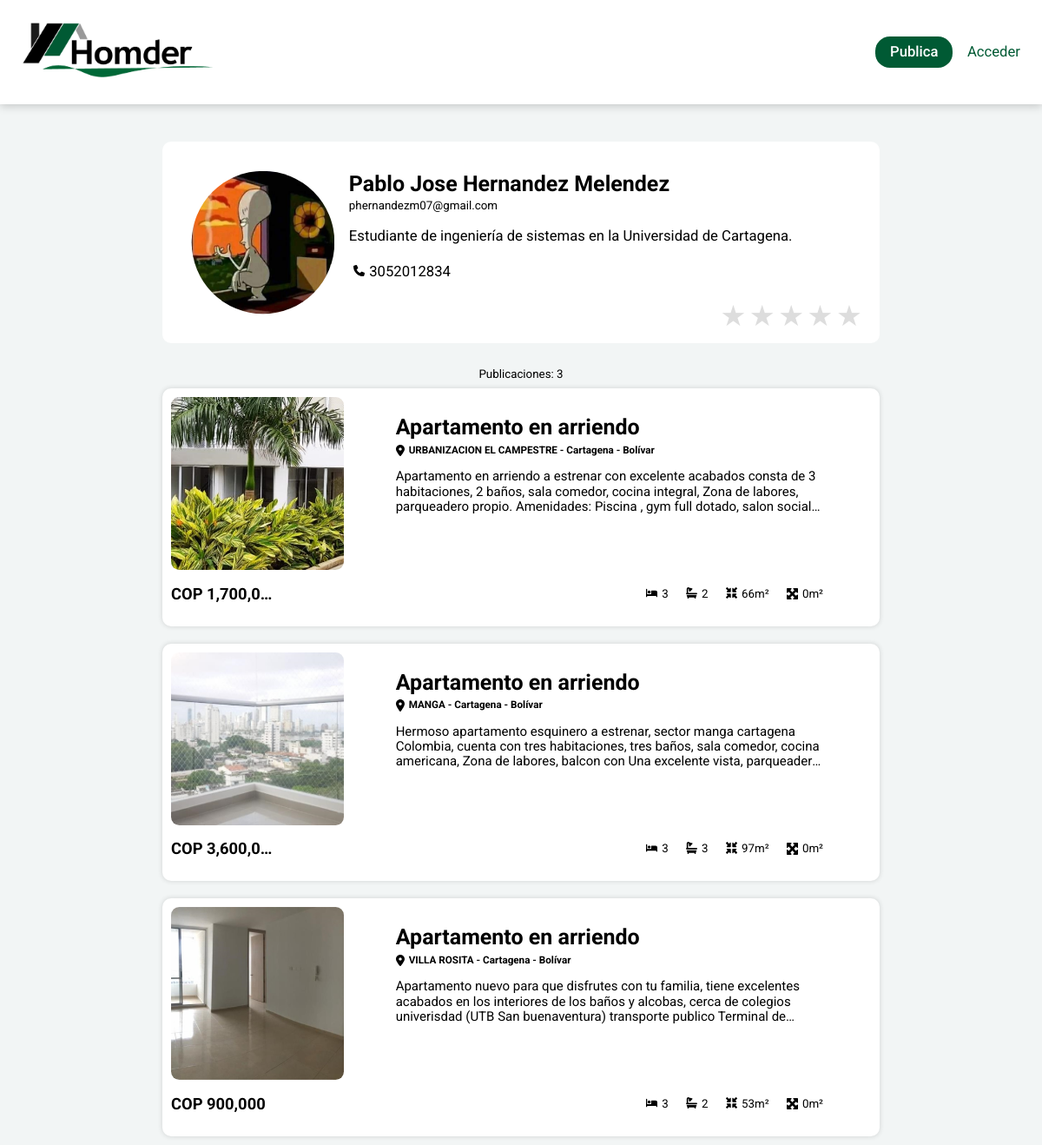
The page /profile.php?id=1 on the database its author committed.
### tables this page shows
CREATE TABLE `users` (
  `id` int(11) NOT NULL,
  `name` varchar(100) NOT NULL,
  `email` varchar(100) NOT NULL,
  `password` varchar(100) NOT NULL,
  `description` varchar(255) DEFAULT NULL,
  `phone` varchar(15) DEFAULT NULL,
  `profile-pic` varchar(255) DEFAULT 'default-user.svg'
);

CREATE TABLE `posts` (
  `id` int(11) NOT NULL,
  `title` varchar(100) NOT NULL,
  `description` varchar(500) NOT NULL,
  `location` varchar(120) DEFAULT NULL,
  `price` varchar(20) NOT NULL,
  `rooms` int(11) DEFAULT NULL,
  `bathrooms` int(11) DEFAULT NULL,
  `innerArea` decimal(10,0) DEFAULT NULL,
  `outerArea` decimal(10,0) DEFAULT NULL,
  `userID` int(11) DEFAULT NULL
);

CREATE TABLE `post_images` (
  `id` int(11) NOT NULL,
  `file_name` varchar(255) NOT NULL,
  `uploaded_on` datetime NOT NULL,
  `status` enum('0','1') DEFAULT '1',
  `post_id` int(11) DEFAULT NULL
);

### scripts/php/partials/header-config_1.php (called while the page is built, shortened)
<?php
    $postLink="";
    $inSession=false;
?>

### profile.php (the view, shortened to what this page needs)
<!DOCTYPE html>
<?php
include 'scripts/php/partials/header-config_1.php';
$userID=$_GET['id'];
$users=$connect->query("SELECT * FROM users WHERE id=$userID");
$user=$users->fetch_assoc();
$userID=$user['id'];
$thisProfilePicture=$user['profile-pic'];
$thisProfilePictureFolder="uploads/";
?>
<html lang="es">
<head>
    <link rel="stylesheet" href="styles/css/03_pages/profile.css">
</head>
<body>
    <?php include "scripts/php/partials/header.php";?>
    <main>
        <div class="content">
            <section class="userinfo">
                <img class="userinfo__picture" src="<?php echo "http://localhost/homder/".$thisProfilePictureFolder.$thisProfilePicture?>" alt="Foto de perfil de <?php echo $user['name']?>">
                <div class="userinfo__content">
                    <div class="userinfo__data">
                        <h2 class="userinfo__name"><?php echo $user['name']?></h2>
                        <span class="userinfo__email"><?php echo $user['email']?></span>
                        <?php
                        if(isset($user['description'])){
                        ?>  <p class="userinfo__description"><?php echo $user['description']?></p>
                        <?php
                        }
                        ?>
                    </div>
                    <div class="userinfo__more">
                        <div class="userinfo__contact">
                            <?php
                            if(isset($user['phone'])){
                                echo '<div class="phone feature">'.$user['phone'].'</div>';
                            }
                            ?>
                        </div>
                        <div class="rating-container">
                            <div class="rating">
                                <label for="star5" title="rating">5 Star</label>
                                <label for="star4" title="rating">4 Star</label>
                                <label for="star3" title="rating">3 Star</label>
                                <label for="star2" title="rating">2 Star</label>
                                <label for="star1" title="rating">1 Star</label>
                            </div>
                        </div>
                    </div>
                </div>
            </section>
            <?php
                $posts=$connect->query("SELECT *, p.id as pid, u.id as uid, p.description FROM posts as p INNER JOIN users as u WHERE u.id=$userID ORDER BY Pid DESC");
            ?>
            <div class="controls">
                <span><small>Publicaciones: <?php echo $posts->num_rows?></small></span>
            </div>
            <section class="cards">
                <?php
                if($posts->num_rows>0){
                    while($post=$posts->fetch_assoc()){
                        ?>
                        <div onclick="window.location='http://localhost/homder/post.php?id=<?php echo $post['pid']?>';" class="card">
                            <div class="card__info card__info--large-padding">
                                <div class="card__content">
                                    <?php
                                    $preview="http://localhost/Homder/img/default-photo.svg";
                                    $postID=$post['pid'];
                                    $images=$connect->query("SELECT * FROM post_images WHERE post_id='$postID' LIMIT 1");
                                    if($images){
                                        while($img=$images->fetch_assoc()){
                                            $previewFile=$img['file_name'];
                                            if(file_exists("uploads/".$previewFile)){
                                                $preview="http://localhost/Homder/uploads/".$previewFile;
                                            }
                                        }
                                    }
                                    ?>
                                    <img alt="Foto" class="card__preview" src="<?php echo $preview?>" loading="lazy">
                                    <div class="card__text">
                                        <h2 class="card__title"><?php echo $post['title']?></h2>
                                        <div class="location"><?php echo $post['location']?></div>
                                        <div class="card__description"><?php echo $post['description']?></div>
                                    </div>
                                </div>
                                <div class="card__properties">
                                    <h3 class="card__price" title="<?php echo $post['price']?>"><?php echo $post['price']?></h3>
                                    <div class="card__features">
                                        <div class="rooms feature">
                                            <?php echo $post['rooms']?>
                                        </div>
                                        <div class="bathrooms feature">
                                            <?php echo $post['bathrooms']?>
                                        </div>
                                        <div class="area-inside feature">
                                            <?php echo $post['innerArea']."m²"?>
                                        </div>
                                        <div class="area-outside feature">
                                            <?php echo $post['outerArea']."m²"?>
                                        </div>
                                    </div>
                                </div>
                            </div>
                        </div>
                        <?php
                    }
                }
                ?>
            </section>
        </div>
    </main>
</body>
</html>

### scripts/php/partials/header.php (shortened to what this page needs)
<header class="header">
    <a href="http://localhost/homder/" class="header__logo">
        <img alt="Homder Logo" class="logo">
    </a>
    <div class="header__options">
        <div class="header__principal">
            <a <?php echo $postLink?> id="make-a-post" class="header__button button button--green">Publica</a>
            <?php if(!$inSession){?>
                <div class="header__profile header__profile--session-off">
                    <a class="link" id="access-ref">Acceder</a>
                </div>
            <?php }?>
        </div>
    </div>
</header>

### styles/css/03_pages/profile.css (style rules this page uses)
.userinfo { display: grid; grid-template-columns: 1fr 3fr; width: 100%; background: white; margin: 1rem 0; padding: 1rem; align-items: center; border-radius: 10px; position: relative; }
.userinfo__picture { width: 100%; aspect-ratio: 1/1; padding: 1rem; border-radius: 50%; }
.userinfo__content { height: 100%; display: flex; flex-direction: column; justify-content: center; padding-bottom: 2rem; padding-right: 2rem; }
.userinfo__name { margin: 0; }
.userinfo__email { font-size: 0.8rem; }
.rating-container { display: flex; align-items: center; justify-content: right; position: absolute; bottom: 1rem; right: 1rem; }

### styles/css/index.css (style rules this page uses)
* { box-sizing: border-box; }
html { min-height: 100vh; font-size: calc(12px + 0.390625vw); }
body { display: flex; flex-direction: column; min-height: 100vh; background-color: #F2F5F5; }
main { display: flex; flex-direction: column; align-items: center; padding: 10px; }

### styles/css/02_organisms/content.css (style rules this page uses)
.content { min-width: 350px; display: flex; justify-content: center; align-items: center; margin: 0 auto; flex-direction: column; gap: .5rem; }
@media screen and (min-width:380px) { .content { min-width: 70%; max-width: 70%; } }

### styles/css/02_organisms/cards.css (style rules this page uses)
.cards { display: flex; flex-direction: column; gap:15px; margin: 0 auto; }
@media screen and (min-width:700px) { .cards { gap: 20px; } }

### styles/css/01_molecules/indicatory.css (style rules this page uses)
.feature { display: flex; margin:5px 5px; }
.feature::before { aspect-ratio: 1/1; height: .8rem; left: 0; margin-right: 5px; }
.location { display: flex; flex-wrap: nowrap; font-size: .7rem; font-weight: bold; gap: 5px; margin: 5px 0 0 0; }
.location::before { aspect-ratio: 1/1; content: url("http://localhost/homder/img/icons/location-dot-solid.svg"); height: .6rem; }
.rooms::before { content: url("http://localhost/homder/img/icons/bed-solid.svg"); }
.bathrooms::before { content: url("http://localhost/homder/img/icons/bath-solid.svg"); }
.area-inside::before { content: url("http://localhost/homder/img/icons/minimize-solid.svg"); }
.area-outside::before { content: url("http://localhost/homder/img/icons/maximize-solid.svg"); }
.phone::before { content: url("http://localhost/homder/img/icons/phone-solid.svg"); }

### styles/css/01_molecules/rating.css (style rules this page uses)
.rating:not(:checked) > label:before { content: "★ "; }
.rating:not(:checked) > label { float: right; overflow: hidden; white-space: nowrap; font-size: 2rem; width: 2rem; aspect-ratio: 1/1; color: #DDD; cursor: pointer; }

### styles/css/colors.css (style rules this page uses)
:root { --clr-dark:#333; --clr-green-darker:#004629; --clr-green:#005A34; }

### styles/css/00_atoms/button-input.css (style rules this page uses)
.button { border-radius: 1rem; border: none; color: white; cursor: pointer; font-weight: 500; min-height: 1.8rem; outline-color: var(--clr-green); outline-offset: .25rem; padding: 0 1rem; }
.button--green { background-color: var(--clr-green); }
@media screen and (min-width:700px) { .button { height: 2.1rem; } }

### styles/css/02_organisms/header.css (style rules this page uses)
.header { align-items: center; box-shadow: 0 2px 10px rgba(0, 0, 0, .2); display: inline-flex; gap: 20px; height: 120px; justify-content: space-between; padding: 1.5rem; width: 100%; background-color: #FFF; margin-bottom: 1rem; position: relative; }

### styles/css/02_organisms/card.css (style rules this page uses)
.card { align-self: center; background-color:white; border-radius: 10px; box-shadow: 0 0 5px 1px rgba(0,0,0,.1); min-height: 200px; padding: 10px; position: relative; width: 100%; cursor: pointer; }
.card__info { display: flex; flex-direction: column; padding-right: 40px; }
.card__info--large-padding { padding-right: 50px; }
.card__content { display: grid; grid-template-columns: 1fr 2fr; gap: 10px; }
.card__preview { border-radius: 10q; aspect-ratio: 1/1; object-fit: cover; width: 80%; min-width: 16ch; max-height: 200px; }
.card__properties { align-items: center; display: flex; flex-direction: row; justify-content: space-between; }
.card__title { font-size: 1.1rem; margin-bottom: 0; }
.card__description { -webkit-box-orient: vertical; -webkit-line-clamp: 3; display: -webkit-inline-box; font-size: .8rem; margin: 15px 0; overflow: hidden; }
.card__price { font-size: 1.1rem; margin: 5px 0 0 0; width: max(120px, 30%); width: 120px; white-space: nowrap; overflow: hidden; text-overflow: ellipsis; }
.card__features { display: flex; flex-wrap: wrap; font-size: .8rem; gap: 10px; justify-content:space-around; width: max(150px, 30%); }
@media screen and (min-width:700px) { .card__title { font-size: 1.5rem; } }
@media screen and (min-width:700px) { .card__description { font-size: .9rem; } }
@media screen and (min-width:700px) { .card__price { margin: 1rem 0; } }
@media screen and (min-width:850px) { .card__properties { width: 100%; align-self: flex-end; } }
@media screen and (min-width:850px) { .card__features { width: auto; } }

### rows shown on the page
users: value (picture), name "Pablo Jose Hernandez Melendez", email "phernandezm07@gmail.com", description "Estudiante de ingeniería de sistemas en la Universidad de Cartagena.", phone "3052012834"
posts: post_images.file_name (picture), title "Apartamento en arriendo", location "URBANIZACION EL CAMPESTRE - Cartagena - Bolívar", description "Apartamento en arriendo a estrenar con excelente acabados consta de 3 habitaciones, 2 baños, sala comedor, cocina integral, Zona de labores, parqueadero propio. Amenidades: Piscina , gym full dotado, salon…", price "COP 1,700,0…", rooms "3", bathrooms "2", innerArea "66", outerArea "0"
posts: post_images.file_name (picture), title "Apartamento en arriendo", location "MANGA - Cartagena - Bolívar", description "Hermoso apartamento esquinero a estrenar, sector manga cartagena Colombia, cuenta con tres habitaciones, tres baños, sala comedor, cocina americana, Zona de labores, balcon con Una excelente vista,…", price "COP 3,600,0…", rooms "3", bathrooms "3", innerArea "97", outerArea "0"
posts: post_images.file_name (picture), title "Apartamento en arriendo", location "VILLA ROSITA - Cartagena - Bolívar", description "Apartamento nuevo para que disfrutes con tu familia, tiene excelentes acabados en los interiores de los baños y alcobas, cerca de colegios univerisdad (UTB San buenaventura) transporte publico Terminal…", price "COP 900,000", rooms "3", bathrooms "2", innerArea "53", outerArea "0"

### other values the page prints
$posts->num_rows "3"
